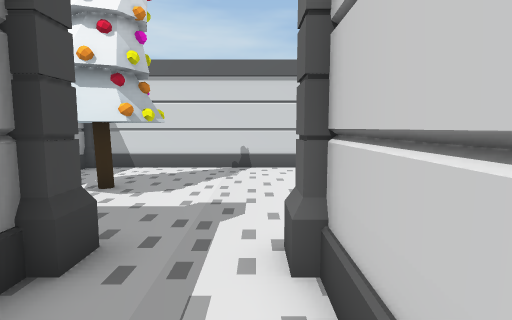
view 1 (above)

24 first-person views from a walk through a Unity game level. The camera is 1.5 m above the floor, tilts 6° down and sees 80° across. The floor is counted in squares, 1 m on a side. Each view is taken from the middle of a square. On the plan, view 1 faces up. The plan holds only what a view shows up to about 15 squares ahead; the rest is blank. The place goes on beyond the plan. The player is left out. Some animated figures are left out. Some surface patterns are stand-ins.

view 2
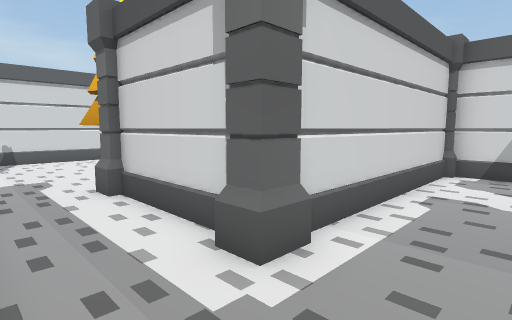

view 3
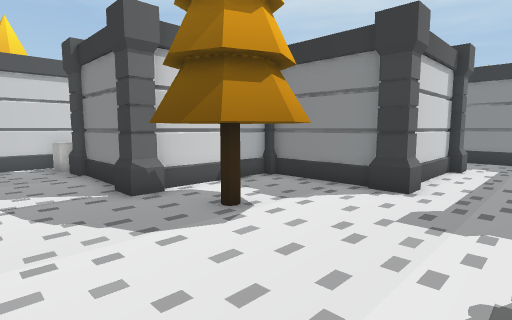

view 4
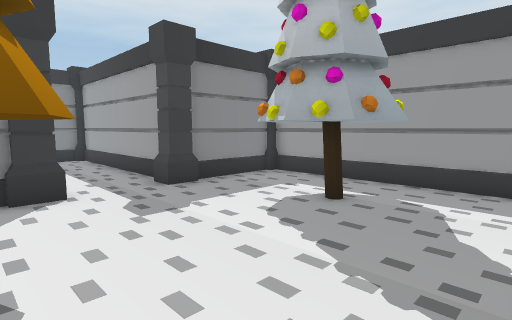

view 5
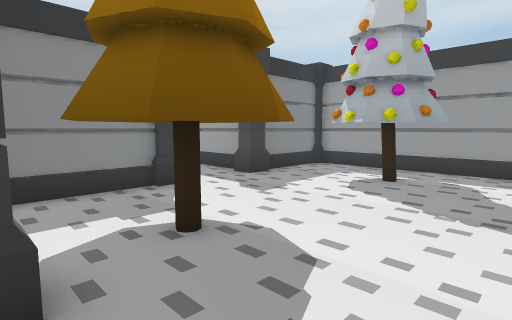

view 6
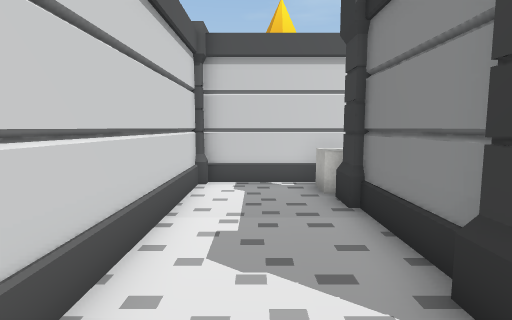

view 7
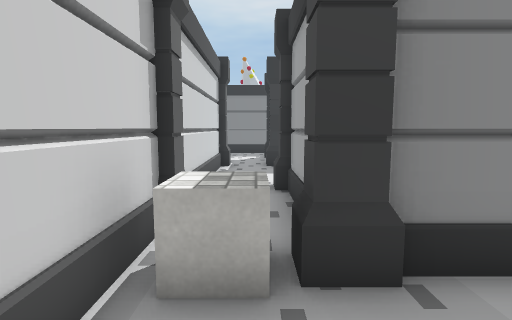

view 8
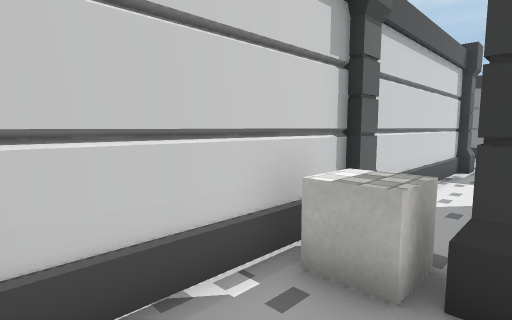

view 9
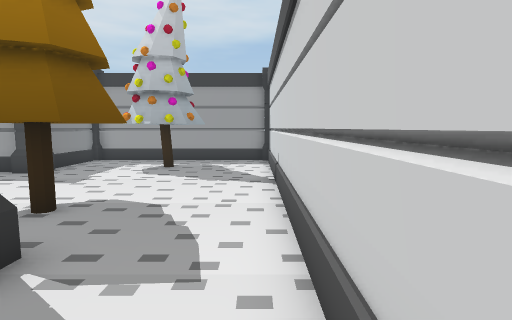

view 10
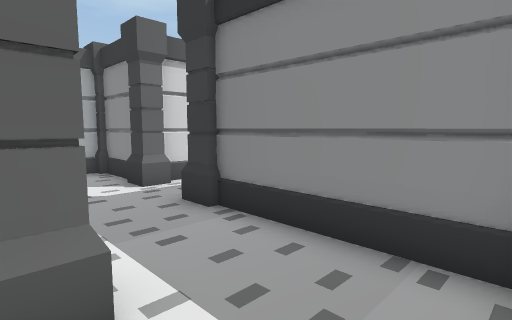

view 11
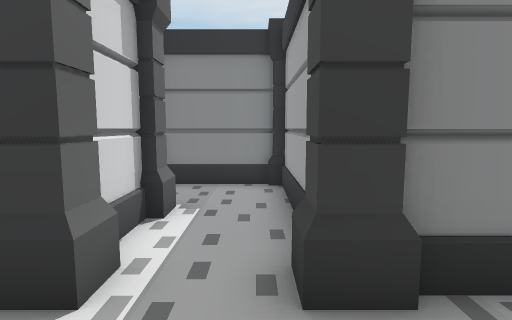

view 12
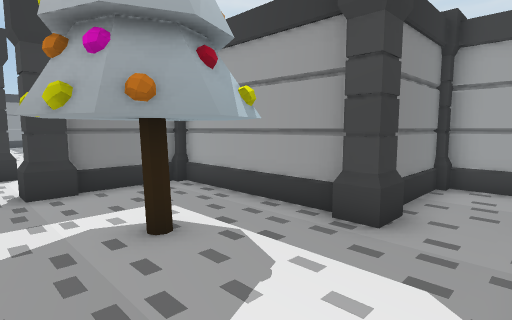

view 13
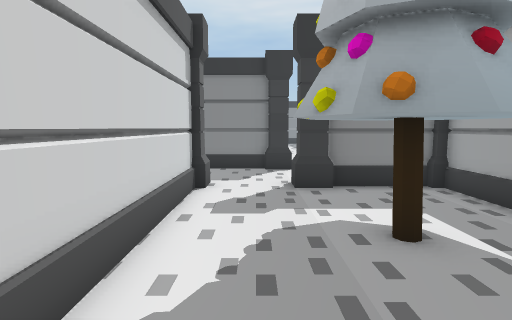

view 14
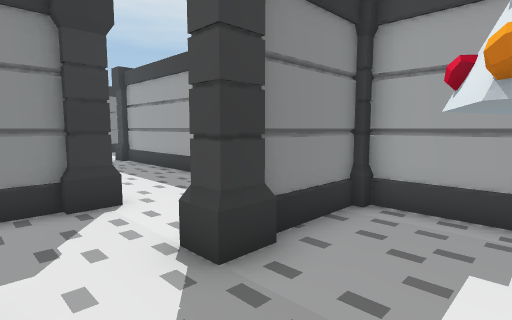

view 15
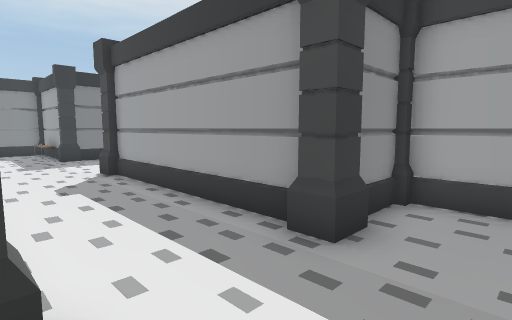

view 16
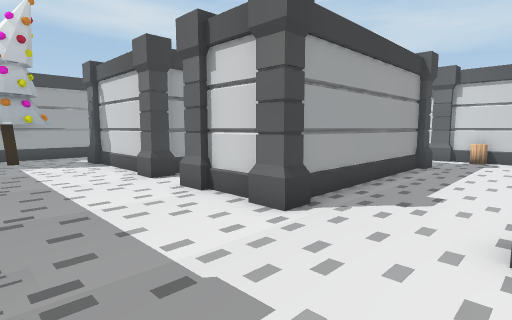

view 17
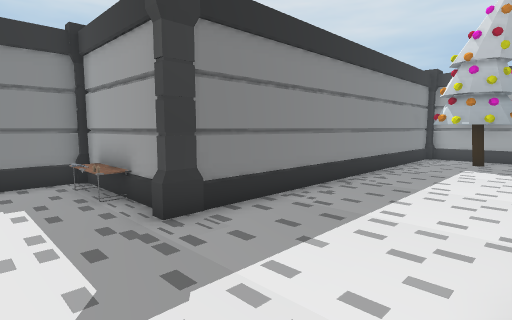

view 18
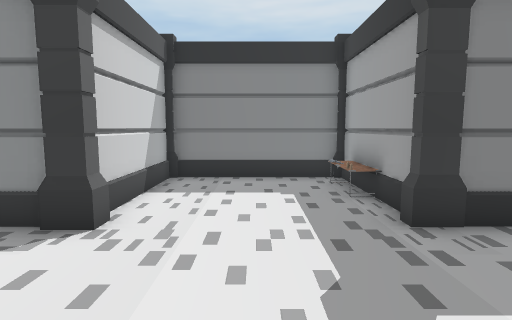

view 19
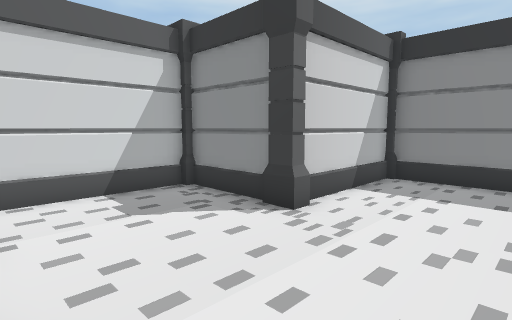

view 20
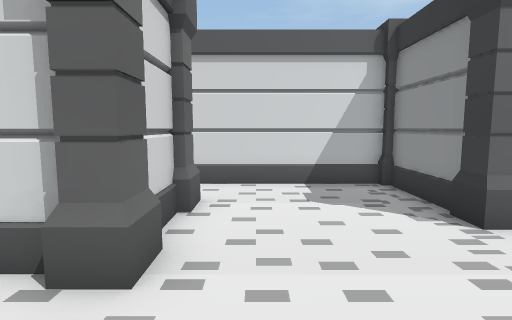

view 21
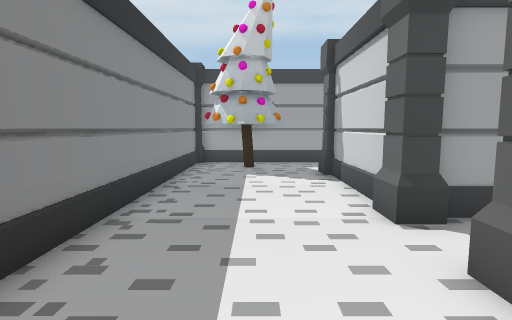

view 22
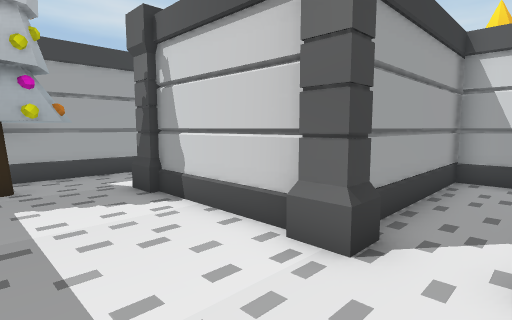

view 23
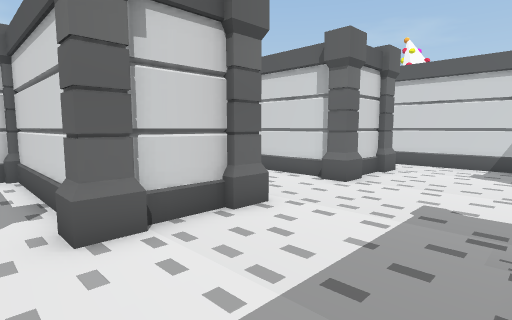

view 24
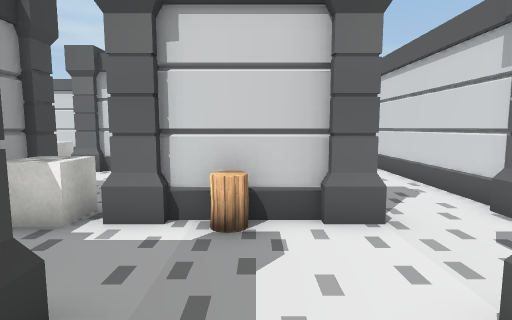

### Floor plan
Points are (right, up) in squares from view 1. A wall is a line through its corners. A room is listed if a view was taken in it or the views show most of it. See-through windows are left out.
Room 1 (views 1, 2, 3, 4, 5, 6, 7, 8, 9, 10, 11)
walls: (1.4, 3.5) (4.5, 3.5); (4.9, 3.6) (4.9, 7.5); (5.6, 8) (8.6, 8); (-2.4, 2.4) (-2.4, -4.5); (0.7, -0.6) (0.7, 2.5); (-6.1, 3.5) (-4.4, 3.5); (8.6, -1.5) (1.4, -1.5); (11.5, 6.4) (11.5, 11.6) (-5.8, 11.6); (-6.4, 10.6) (-6.4, 4.5); (-2.1, -4.7) (2.6, -4.7); (6.8, -4.7) (8.5, -4.7); (9, -4.5) (9, -1.6); (5.9, -6.5) (5.9, -5.4)
ways out: opening at (4.5, -7) to room 2; opening at (10, 6) to room 3; opening at (-5, 4.5); opening at (-3, 4.5)
objects: pillar (-7, 3) to (-6, 4); pillar (-7, 11) to (-6, 12); pillar (-3, 3) to (-2, 4); pillar (0, -2) to (1, -1); pillar (0, 3) to (1, 4); other object (1, 6) to (4, 9); pillar (3, -5); pillar (5, 8); pillar (6, -5); pillar (9, 8) to (10, 8); cube (10, 7) to (11, 8); pillar (11, 11)
Room 2 (views 12, 13, 14, 15, 16, 17, 18, 19, 20, 21, 22, 23, 24)
walls: (6.8, -27.5) (4.8, -27.5); (11.1, -27) (11.1, -24); (4.3, -26.4) (4.3, -21.2) (2, -21.2); (7.2, -19.6) (7.2, -27.1); (4.8, -19.3) (6.2, -19.3); (11.5, -19.3) (14, -19.3); (13.5, -27.5) (11.9, -27.5); (1.9, -20.6) (1.9, -27); (4.5, -17.5) (4.5, -18.5); (1.4, -27.5) (-2.5, -27.5); (10.2, -16.1) (7.5, -16.1); (7.5, -15.8) (10.2, -15.8); (7.2, -33.4) (7.2, -37.2); (13.4, -32.6) (16.2, -32.6) (16.2, -26.9); (13.6, -15.5) (13.6, -9.2); (7.4, -37.3) (12.7, -37.3) (12.7, -33.4); (7.2, -10.6) (7.2, -15.5); (3.5, -10.2) (6.5, -10.2); (-6.4, -26.4) (-6.4, -31.5); (-6.2, -32.6) (6.6, -32.6); (3.2, -6.2) (3.2, -9.5)
low walls: (7.4, -33.5) (7.4, -37.3)
ways out: opening at (4.5, -7) to room 1; opening at (6, -28)
objects: pillar (-7, -33) to (-6, -32); other object (-6, -32) to (-3, -29); pillar (-4, -28) to (-3, -27); pillar (2, -28); pillar (4, -28) to (5, -27); cube (5, -16) to (6, -15); pillar (6, -8) to (6, -7); pillar (7, -33) to (8, -33); pillar (7, -28); pillar (7, -19); pillar (7, -16); pillar (7, -10); other object (8, -36); other object (8, -35); barrel (9, -17) to (9, -16); other object (9, -14) to (11, -11); pillar (11, -28); pillar (11, -19); pillar (11, -16); pillar (13, -33) to (13, -32); pillar (13, -16) to (14, -16); pillar (14, -28) to (14, -27)
Room 3 (no view inside)
walls: (9.2, 6) (9.2, 3.6); (11.5, 3.5) (11.5, 6.4)
ways out: opening at (10, 6) to room 1; opening at (10, 4)
objects: pillar (11, 6)

Positions as (right, up) in squares from view 1, and headings:
1: (0, 0), facing up
2: (-2, -4), facing up-right
3: (-2, 11), facing down-right
4: (2, 11), facing down-left
5: (5, 11), facing down-left
6: (3, 10), facing right
7: (10, 11), facing down
8: (9, 11), facing down-right
9: (8, 11), facing left
10: (-2, -1), facing down-right
11: (4, -2), facing down
12: (12, -8), facing down-left
13: (12, -8), facing down
14: (13, -13), facing down-left
15: (11, -17), facing down-left
16: (11, -32), facing up-left
17: (10, -28), facing down-left
18: (10, -28), facing down
19: (9, -28), facing down-right
20: (8, -29), facing right
21: (7, -30), facing left
22: (4, -31), facing up-left
23: (3, -32), facing up-right
24: (9, -21), facing up
